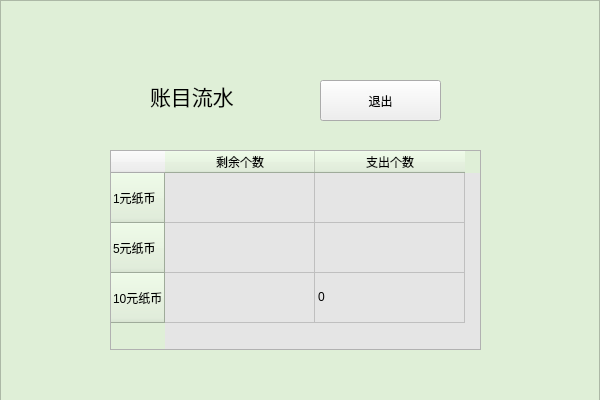
<?xml version="1.0" encoding="UTF-8"?>
<ui version="4.0">
 <class>money</class>
 <widget class="QWidget" name="money">
  <property name="geometry">
   <rect>
    <x>0</x>
    <y>0</y>
    <width>600</width>
    <height>400</height>
   </rect>
  </property>
  <property name="windowTitle">
   <string>账单</string>
  </property>
  <widget class="QFrame" name="frame">
   <property name="geometry">
    <rect>
     <x>0</x>
     <y>0</y>
     <width>600</width>
     <height>401</height>
    </rect>
   </property>
   <property name="styleSheet">
    <string notr="true">QFrame{
background-color:rgb(223, 239, 215)}</string>
   </property>
   <property name="frameShape">
    <enum>QFrame::StyledPanel</enum>
   </property>
   <property name="frameShadow">
    <enum>QFrame::Raised</enum>
   </property>
   <widget class="QTableWidget" name="table">
    <property name="geometry">
     <rect>
      <x>110</x>
      <y>150</y>
      <width>371</width>
      <height>200</height>
     </rect>
    </property>
    <property name="styleSheet">
     <string notr="true">QTableWidget{
background-color:rgb(229, 229, 229);}
</string>
    </property>
    <attribute name="horizontalHeaderMinimumSectionSize">
     <number>40</number>
    </attribute>
    <attribute name="horizontalHeaderDefaultSectionSize">
     <number>150</number>
    </attribute>
    <attribute name="verticalHeaderMinimumSectionSize">
     <number>40</number>
    </attribute>
    <attribute name="verticalHeaderDefaultSectionSize">
     <number>50</number>
    </attribute>
    <row>
     <property name="text">
      <string>1元纸币</string>
     </property>
    </row>
    <row>
     <property name="text">
      <string>5元纸币</string>
     </property>
    </row>
    <row>
     <property name="text">
      <string>10元纸币</string>
     </property>
    </row>
    <column>
     <property name="text">
      <string>剩余个数</string>
     </property>
    </column>
    <column>
     <property name="text">
      <string>支出个数</string>
     </property>
    </column>
    <item row="0" column="0">
     <property name="text">
      <string/>
     </property>
     <property name="font">
      <font>
       <pointsize>10</pointsize>
      </font>
     </property>
     <property name="background">
      <brush brushstyle="NoBrush">
       <color alpha="255">
        <red>195</red>
        <green>195</green>
        <blue>195</blue>
       </color>
      </brush>
     </property>
    </item>
    <item row="0" column="1">
     <property name="text">
      <string/>
     </property>
    </item>
    <item row="2" column="1">
     <property name="text">
      <string>0</string>
     </property>
    </item>
   </widget>
   <widget class="QLabel" name="label">
    <property name="geometry">
     <rect>
      <x>150</x>
      <y>70</y>
      <width>131</width>
      <height>51</height>
     </rect>
    </property>
    <property name="font">
     <font>
      <pointsize>16</pointsize>
     </font>
    </property>
    <property name="text">
     <string>账目流水</string>
    </property>
   </widget>
   <widget class="QPushButton" name="pushButton">
    <property name="geometry">
     <rect>
      <x>320</x>
      <y>80</y>
      <width>121</width>
      <height>41</height>
     </rect>
    </property>
    <property name="text">
     <string>退出</string>
    </property>
   </widget>
  </widget>
 </widget>
 <resources/>
 <connections/>
</ui>
